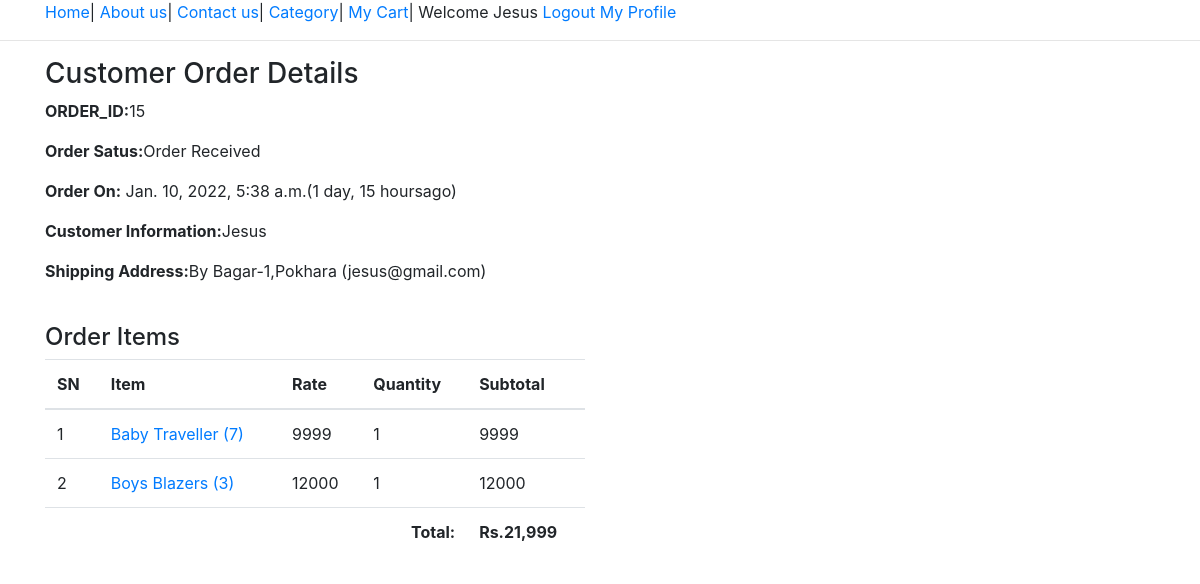
/profile/order-15/ (signed in), run on the app's committed database.
### ecomapp/models.py (models this page shows, shortened)
class Order(models.Model):
    cart = models.OneToOneField(Cart, on_delete=models.CASCADE)
    ordered_by = models.CharField(max_length=200)
    shipping_address = models.CharField(max_length=200)
    mobile = models.CharField(max_length=10)
    email = models.EmailField(null=True, blank=True)
    subtotal = models.PositiveIntegerField()
    discount = models.PositiveIntegerField()
    total = models.PositiveIntegerField()
    order_status = models.CharField(max_length=50, choices=ORDER_STATUS)
    created_at = models.DateTimeField(auto_now_add=True)

class CartProduct(models.Model):
    cart = models.ForeignKey(Cart, on_delete=models.CASCADE)
    product = models.ForeignKey(Product, on_delete=models.CASCADE)
    rate = models.PositiveIntegerField()
    quantity = models.PositiveIntegerField()
    subtotal = models.PositiveIntegerField()

class Product(models.Model):
    title = models.CharField(max_length=200)
    slug = models.SlugField(unique=True)
    category = models.ForeignKey(Category, on_delete=models.CASCADE)
    image = models.ImageField(upload_to='products')
    marked_price = models.PositiveIntegerField()
    selling_price = models.PositiveIntegerField()
    description = models.TextField()
    warranty = models.CharField(max_length=300, null=True, blank=True)
    return_policy = models.CharField(max_length=300, null=True, blank=True)
    view_count = models.PositiveIntegerField(default=0)

### ecomapp/views.py (the view)
# urls.py: path("profile/order-<int:pk>/", CustomerOrderDetailView.as_view(), name="customerorderdetail"),
class CustomerOrderDetailView(DetailView):
    template_name = "customerorderdetail.html"
    model = Order
    context_object_name = "ord_obj"
    def dispatch(self, request, *args, **kwargs):
        if request.user.is_authenticated and Customer.objects.filter(user=request.user).exists():
            order_id = self.kwargs["pk"]
            order = Order.objects.get(id=order_id)
            if request.user.customer != order.cart.customer:
                return redirect("ecomapp:profile")
        else:
            return redirect("/login/?next=/profile/")
        return super().dispatch(request, *args, **kwargs)

### templates/customerorderdetail.html (shortened to what this page needs)
{% extends 'base.html'%}
{% load humanize %}
{% block main%}
    <div class="container">
        <div class="row">
              <div class="col-md-6">
                <h3>Customer Order Details</h3>
                <p><span class="font-weight-bold">ORDER_ID:</span>{{ord_obj.id}}</p>
                 <p><span class="font-weight-bold">Order Satus:</span>{{ord_obj.order_status}}</p>
                  <p><span class="font-weight-bold">Order On:</span> {{ord_obj.created_at}}({{ord_obj.created_at|timesince}}ago)</p>
                  <p><span class="font-weight-bold">Customer Information:</span>{{ord_obj.ordered_by}}</p>
                  <p><span class="font-weight-bold">Shipping Address:</span>By {{ord_obj.shipping_address}} ({{ord_obj.email}})  </p><br>
                  <h4>Order Items</h4>
                   <table class="table">
                <thead>
                <tr>
                    <th>SN</th>
                    <th>Item</th>
                    <th>Rate</th>
                    <th>Quantity</th>
                    <th>Subtotal</th>
                </tr>
                </thead>
                <tbody>
                {% for cp in ord_obj.cart.cartproduct_set.all%}
                <tr>
                    <td>{{forloop.counter}}</td>
                    <td><a target="blank" href="/productdetials/{{cp.product.slug}}">{{cp.product.title}} ({{cp.product.id}})</a></td>
                    <td>{{cp.rate}}</td>
                      <td>{{cp.quantity}}</td>
                      <td>{{cp.subtotal}}</td>
                </tr>
                {% endfor %}
                <tr>
                    <th colspan="4" class="text-right">Total:</th>
                    <th>Rs.{{ord_obj.total | intcomma}}</th>
                </tr>
                </tbody>
            </div>
        </div>
    </div>
{% endblock %}

### templates/base.html (shortened to what this page needs)
<!doctype html>
<html lang="en">
  <head>
    <link rel="stylesheet" href="https://stackpath.bootstrapcdn.com/bootstrap/4.3.1/css/bootstrap.min.css">
  </head>
  <body>
  <div class="container">
  <a href="/">Home</a>|
  <a href="/about">About us</a>|
  <a href="/contact">Contact us</a>|
  <a href="/all-products">Category</a>|
   <a href="{% url 'ecomapp:mycart'%}">My Cart</a>|
    {% if request.user.customer %}
    Welcome {{request.user.username}}
      <a href="{% url 'ecomapp:logout'%}">Logout</a>
      <a href="{% url 'ecomapp:profile'%}">My Profile</a>
    {% else %}
    <a href="{%url 'ecomapp:register'%}">Register</a>
      <a href="{%url 'ecomapp:login'%}">Login</a>
    {% endif %}
  </div>
  <hr>
  {% block main %}{% endblock %}
  </body>
</html>

### data on the page
Order: id "15", order_status "Order Received", created_at "Jan. 10, 2022, 5:38 a.m.", created_at "1 day, 15 hours", ordered_by "Jesus", shipping_address "Bagar-1,Pokhara", email "jesus@gmail.com", total "21,999"
CartProduct: product "Baby Traveller", product.id "7", rate "9999", quantity "1", subtotal "9999"
CartProduct: product "Boys Blazers", product.id "3", rate "12000", quantity "1", subtotal "12000"

### other printed values
{{ request.user.username }} "Jesus"
